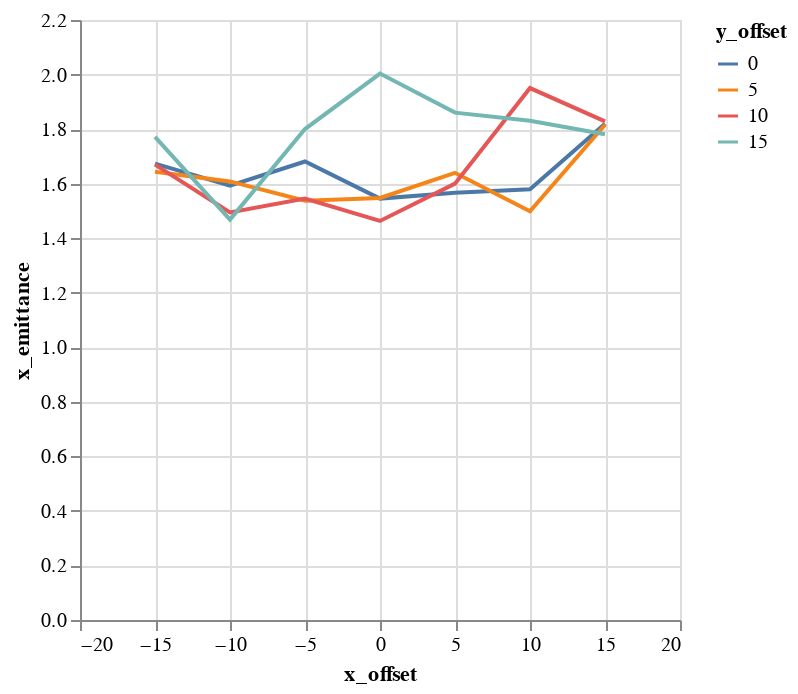

Notebook code cell kept with this figure:
### Markdown cell above
## Plots

### Code cell
alt.Chart(emit_df).mark_line().encode(
    color='y_offset:N',
    x='x_offset',
    y='x_emittance',
)

### Figure 1 — Vega-Lite specification as saved in the notebook (floating-point values rounded to 4 significant figures)
{"$schema": "https://vega.github.io/schema/vega-lite/v1.2.1.json", "data": {"values": [{"losses": 0, "relbeta": 0.002308, "sourceID": 16777222, "sourceName": "x_-15_y_0", "x_emittance": 1.673, "x_emittance_rel": 1.032, "x_norm_emittance": 0.003863, "x_offset": -15, "y_emittance": 1.571, "y_emittance_rel": 0.9992, "y_norm_emittance": 0.003627, "y_offset": 0}, {"losses": 0, "relbeta": 0.002308, "sourceID": 16777229, "sourceName": "x_-15_y_5", "x_emittance": 1.643, "x_emittance_rel": 1.032, "x_norm_emittance": 0.003794, "x_offset": -15, "y_emittance": 1.598, "y_emittance_rel": 1.002, "y_norm_emittance": 0.003688, "y_offset": 5}, {"losses": 0, "relbeta": 0.002308, "sourceID": 16777236, "sourceName": "x_-15_y_10", "x_emittance": 1.67, "x_emittance_rel": 1.033, "x_norm_emittance": 0.003854, "x_offset": -15, "y_emittance": 1.611, "y_emittance_rel": 1.009, "y_norm_emittance": 0.003718, "y_offset": 10}, {"losses": 0, "relbeta": 0.002308, "sourceID": 16777243, "sourceName": "x_-15_y_15", "x_emittance": 1.772, "x_emittance_rel": 1.06, "x_norm_emittance": 0.00409, "x_offset": -15, "y_emittance": 1.677, "y_emittance_rel": 1.009, "y_norm_emittance": 0.00387, "y_offset": 15}, {"losses": 0, "relbeta": 0.002309, "sourceID": 16777220, "sourceName": "x_-10_y_0", "x_emittance": 1.593, "x_emittance_rel": 1.001, "x_norm_emittance": 0.003677, "x_offset": -10, "y_emittance": 1.554, "y_emittance_rel": 1.001, "y_norm_emittance": 0.003587, "y_offset": 0}, {"losses": 0, "relbeta": 0.002309, "sourceID": 16777227, "sourceName": "x_-10_y_5", "x_emittance": 1.608, "x_emittance_rel": 0.997, "x_norm_emittance": 0.003712, "x_offset": -10, "y_emittance": 1.584, "y_emittance_rel": 1.002, "y_norm_emittance": 0.003656, "y_offset": 5}, {"losses": 0, "relbeta": 0.002309, "sourceID": 16777234, "sourceName": "x_-10_y_10", "x_emittance": 1.494, "x_emittance_rel": 1.005, "x_norm_emittance": 0.00345, "x_offset": -10, "y_emittance": 1.68, "y_emittance_rel": 1.009, "y_norm_emittance": 0.003878, "y_offset": 10}, {"losses": 0, "relbeta": 0.002309, "sourceID": 16777241, "sourceName": "x_-10_y_15", "x_emittance": 1.468, "x_emittance_rel": 1.013, "x_norm_emittance": 0.003389, "x_offset": -10, "y_emittance": 1.644, "y_emittance_rel": 1.006, "y_norm_emittance": 0.003795, "y_offset": 15}, {"losses": 0, "relbeta": 0.002309, "sourceID": 16777218, "sourceName": "x_-5_y_0", "x_emittance": 1.681, "x_emittance_rel": 1.003, "x_norm_emittance": 0.003881, "x_offset": -5, "y_emittance": 1.721, "y_emittance_rel": 1.002, "y_norm_emittance": 0.003972, "y_offset": 0}, {"losses": 0, "relbeta": 0.002309, "sourceID": 16777225, "sourceName": "x_-5_y_5", "x_emittance": 1.537, "x_emittance_rel": 1.009, "x_norm_emittance": 0.003549, "x_offset": -5, "y_emittance": 1.642, "y_emittance_rel": 1.01, "y_norm_emittance": 0.00379, "y_offset": 5}, {"losses": 0, "relbeta": 0.002309, "sourceID": 16777232, "sourceName": "x_-5_y_10", "x_emittance": 1.545, "x_emittance_rel": 1.023, "x_norm_emittance": 0.003568, "x_offset": -5, "y_emittance": 1.582, "y_emittance_rel": 1.024, "y_norm_emittance": 0.003652, "y_offset": 10}, {"losses": 0, "relbeta": 0.002309, "sourceID": 16777239, "sourceName": "x_-5_y_15", "x_emittance": 1.8, "x_emittance_rel": 1.064, "x_norm_emittance": 0.004155, "x_offset": -5, "y_emittance": 1.577, "y_emittance_rel": 1.048, "y_norm_emittance": 0.003641, "y_offset": 15}, {"losses": 0, "relbeta": 0.002309, "sourceID": 16777216, "sourceName": "x_0_y_0", "x_emittance": 1.545, "x_emittance_rel": 1.003, "x_norm_emittance": 0.003567, "x_offset": 0, "y_emittance": 1.538, "y_emittance_rel": 1.001, "y_norm_emittance": 0.00355, "y_offset": 0}, {"losses": 0, "relbeta": 0.002309, "sourceID": 16777223, "sourceName": "x_0_y_5", "x_emittance": 1.547, "x_emittance_rel": 1.004, "x_norm_emittance": 0.003572, "x_offset": 0, "y_emittance": 1.561, "y_emittance_rel": 1.017, "y_norm_emittance": 0.003603, "y_offset": 5}, {"losses": 0, "relbeta": 0.002309, "sourceID": 16777230, "sourceName": "x_0_y_10", "x_emittance": 1.463, "x_emittance_rel": 1.043, "x_norm_emittance": 0.003378, "x_offset": 0, "y_emittance": 1.538, "y_emittance_rel": 1.043, "y_norm_emittance": 0.003551, "y_offset": 10}, {"losses": 0, "relbeta": 0.002309, "sourceID": 16777237, "sourceName": "x_0_y_15", "x_emittance": 2.004, "x_emittance_rel": 1.133, "x_norm_emittance": 0.004626, "x_offset": 0, "y_emittance": 1.848, "y_emittance_rel": 1.146, "y_norm_emittance": 0.004266, "y_offset": 15}, {"losses": 0, "relbeta": 0.002309, "sourceID": 16777217, "sourceName": "x_5_y_0", "x_emittance": 1.567, "x_emittance_rel": 1.011, "x_norm_emittance": 0.003617, "x_offset": 5, "y_emittance": 1.682, "y_emittance_rel": 1.005, "y_norm_emittance": 0.003883, "y_offset": 0}, {"losses": 0, "relbeta": 0.002309, "sourceID": 16777224, "sourceName": "x_5_y_5", "x_emittance": 1.64, "x_emittance_rel": 1.023, "x_norm_emittance": 0.003785, "x_offset": 5, "y_emittance": 1.493, "y_emittance_rel": 1.013, "y_norm_emittance": 0.003447, "y_offset": 5}, {"losses": 0, "relbeta": 0.002309, "sourceID": 16777231, "sourceName": "x_5_y_10", "x_emittance": 1.6, "x_emittance_rel": 1.094, "x_norm_emittance": 0.003694, "x_offset": 5, "y_emittance": 1.627, "y_emittance_rel": 1.021, "y_norm_emittance": 0.003755, "y_offset": 10}, {"losses": 0, "relbeta": 0.002309, "sourceID": 16777238, "sourceName": "x_5_y_15", "x_emittance": 1.86, "x_emittance_rel": 1.164, "x_norm_emittance": 0.004295, "x_offset": 5, "y_emittance": 1.772, "y_emittance_rel": 1.126, "y_norm_emittance": 0.00409, "y_offset": 15}, {"losses": 0, "relbeta": 0.002309, "sourceID": 16777219, "sourceName": "x_10_y_0", "x_emittance": 1.579, "x_emittance_rel": 1.039, "x_norm_emittance": 0.003646, "x_offset": 10, "y_emittance": 1.606, "y_emittance_rel": 1.004, "y_norm_emittance": 0.003708, "y_offset": 0}, {"losses": 0, "relbeta": 0.002309, "sourceID": 16777226, "sourceName": "x_10_y_5", "x_emittance": 1.498, "x_emittance_rel": 1.035, "x_norm_emittance": 0.003459, "x_offset": 10, "y_emittance": 1.499, "y_emittance_rel": 0.995, "y_norm_emittance": 0.003461, "y_offset": 5}, {"losses": 0, "relbeta": 0.002309, "sourceID": 16777233, "sourceName": "x_10_y_10", "x_emittance": 1.95, "x_emittance_rel": 1.119, "x_norm_emittance": 0.004503, "x_offset": 10, "y_emittance": 1.693, "y_emittance_rel": 1.05, "y_norm_emittance": 0.003907, "y_offset": 10}, {"losses": 0, "relbeta": 0.002309, "sourceID": 16777240, "sourceName": "x_10_y_15", "x_emittance": 1.831, "x_emittance_rel": 1.164, "x_norm_emittance": 0.004226, "x_offset": 10, "y_emittance": 1.641, "y_emittance_rel": 1.086, "y_norm_emittance": 0.003789, "y_offset": 15}, {"losses": 0, "relbeta": 0.002309, "sourceID": 16777221, "sourceName": "x_15_y_0", "x_emittance": 1.82, "x_emittance_rel": 1.214, "x_norm_emittance": 0.004201, "x_offset": 15, "y_emittance": 1.582, "y_emittance_rel": 1.003, "y_norm_emittance": 0.003653, "y_offset": 0}, {"losses": 1, "relbeta": 0.002309, "sourceID": 16777228, "sourceName": "x_15_y_5", "x_emittance": 1.816, "x_emittance_rel": 1.155, "x_norm_emittance": 0.004193, "x_offset": 15, "y_emittance": 1.49, "y_emittance_rel": 1.003, "y_norm_emittance": 0.003441, "y_offset": 5}, {"losses": 0, "relbeta": 0.002309, "sourceID": 16777235, "sourceName": "x_15_y_10", "x_emittance": 1.828, "x_emittance_rel": 1.127, "x_norm_emittance": 0.004221, "x_offset": 15, "y_emittance": 1.659, "y_emittance_rel": 1.026, "y_norm_emittance": 0.003829, "y_offset": 10}, {"losses": 0, "relbeta": 0.002309, "sourceID": 16777242, "sourceName": "x_15_y_15", "x_emittance": 1.781, "x_emittance_rel": 1.176, "x_norm_emittance": 0.004111, "x_offset": 15, "y_emittance": 1.733, "y_emittance_rel": 1.092, "y_norm_emittance": 0.004002, "y_offset": 15}]}, "encoding": {"color": {"field": "y_offset", "type": "nominal"}, "x": {"field": "x_offset", "type": "quantitative"}, "y": {"field": "x_emittance", "type": "quantitative"}}, "mark": "line"}
